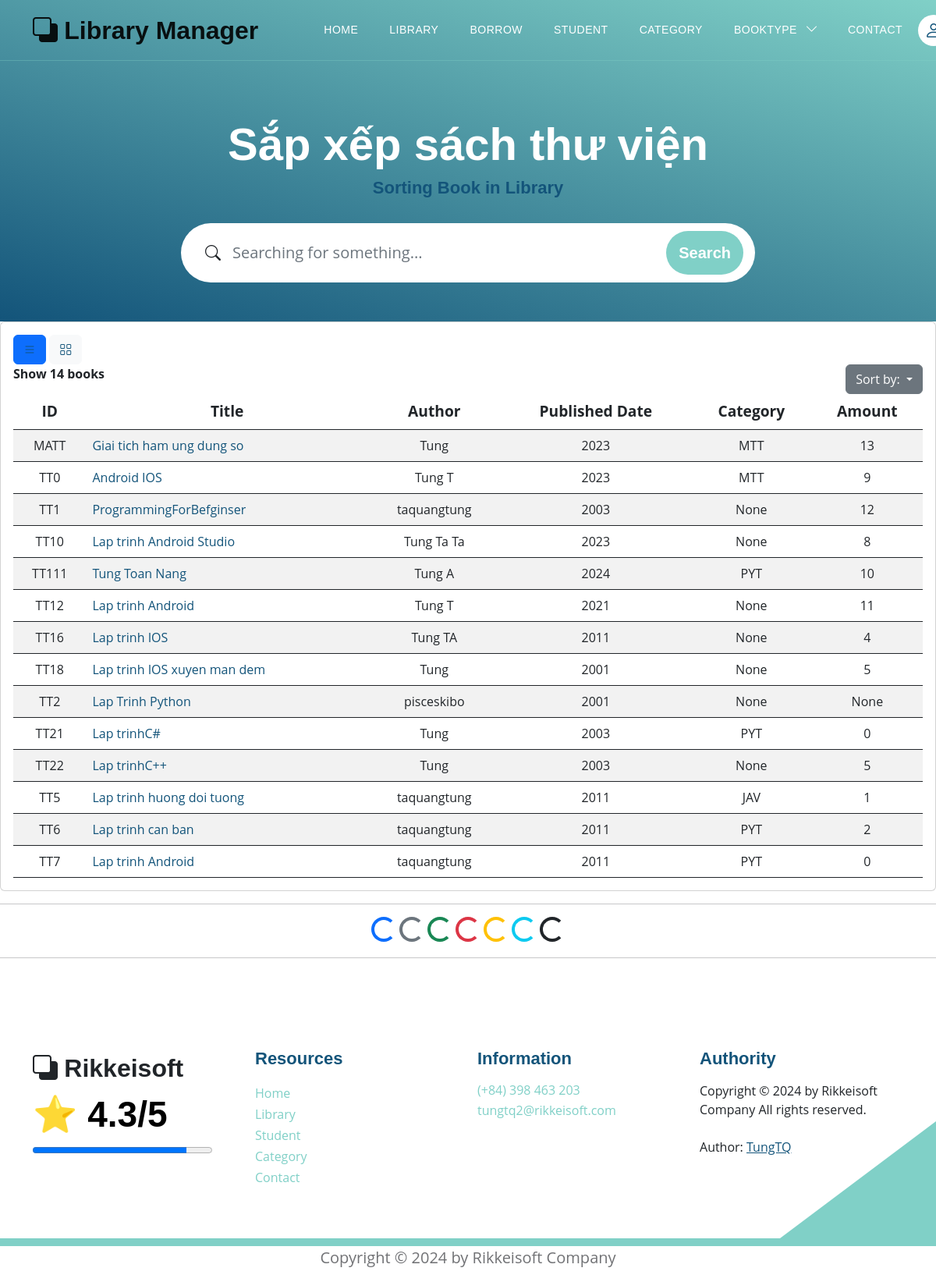
Before: /books/sort_books?bookview=0&choice=id with the older database file.
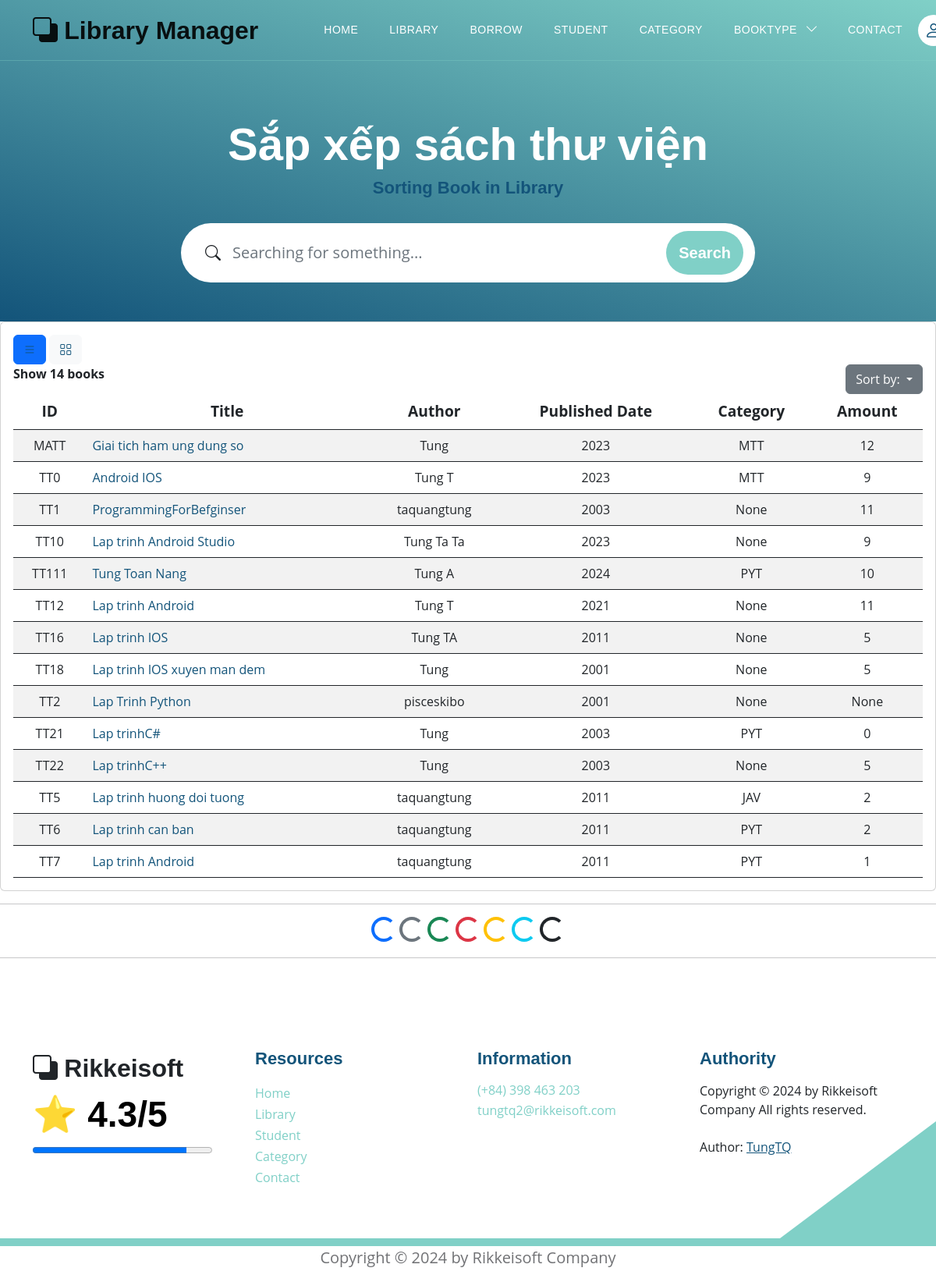
After: the same page with the newer database file.
### models.py (models this page shows, shortened)
class Book(Base):
    __tablename__ = 'books'
    username_id = Column(String(30), ForeignKey('users.username'), nullable=False)
    id_book = Column(String(30), primary_key=True, unique=True, index=True)         # Số thứ tự sách
    title = Column(String(100), index=True)      # Tiêu đề sách
    author = Column(String(100), index=True)     # Tác giả
    year = Column(Integer)                  # Năm xuất bản
    quantity_amount = Column(Integer, index=True, default=0)
    category_id = Column(String(10), ForeignKey('category.category_id'), nullable=False)
    insert_at = Column(DateTime, index=True)
    insert_id = Column(String(30), index=True)
    update_at = Column(DateTime,index=True)
    update_id = Column(String(30), index=True)
    delete_at = Column(DateTime,index=True)
    delete_id = Column(String(30), index=True)
    delete_flag = Column(Integer, index=True)
    image_book = Column(String(100), index=True, nullable=True)         # Đường dẫn tới ảnh của sách
    pdf_book = Column(String(100), index=True, nullable=True)           # Đường dẫn tới file PDF của sách
    user = relationship("User", back_populates="books")
    category = relationship("Category", back_populates="category_books")
    borrows = relationship("BorrowBook", back_populates="book_borrow")
    borrowfinal = relationship("BorrowBookFinal", back_populates="book_borrow_final")

class Category(Base):
    __tablename__ = 'category'
    category_id = Column(String(10), primary_key=True, index=True)
    category_name = Column(String(50), index=True)
    insert_at = Column(DateTime, index=True)
    insert_id = Column(String(30), index=True)
    update_at = Column(DateTime,index=True)
    update_id = Column(String(30), index=True)
    delete_at = Column(DateTime,index=True)
    delete_id = Column(String(30), index=True)
    delete_flag = Column(Integer, index=True)
    category_books = relationship("Book", back_populates="category")

### routers/book.py (the view)
@router.get('/books/sort_books', response_class=HTMLResponse)
async def sort_books(bookview: int, choice: str, request: Request, db: Session = Depends(models.get_db)):
    mean_star = function.get_mean_star(db)
    all_category2 = db.query(models.Category).filter(models.Category.delete_flag != 1).all()
    if choice == "year":
        books = db.query(models.Book).order_by(models.Book.year)
    elif choice == "id":
        books = db.query(models.Book).order_by(models.Book.id_book)
    elif choice == "name":
        books = db.query(models.Book).order_by(models.Book.title)
    books = books.filter(models.Book.delete_flag != 1).all()
    total_books = db.query(models.Book).filter(models.Book.delete_flag == 0).count()
    return templates.TemplateResponse("sorting_book.html", {
        "request": request,
        "books": books,
        "total_books": total_books,
        "bookview": bookview,
        "mean_star": mean_star,
        "all_category2": all_category2})

### templates/sorting_book.html (shortened to what this page needs)
{% extends "base.html" %}
{% block content %}
<section class="hero-section d-flex justify-content-center align-items-center" id="section_1"
    style="padding-bottom: 50px;">
    <div class="container">
        <div class="row">
            <div class="col-lg-8 col-12 mx-auto">
                <h1 class="text-white text-center"> Sắp xếp sách thư viện </h1>
                <h6 class="text-center"> Sorting Book in Library </h6>
                <form method="get" action="/books/search_book?bookview={{bookview}}"
                    class="custom-form mt-4 pt-2 mb-lg-0 mb-5" role="search">
                    <div class="input-group input-group-lg">
                        <span class="input-group-text bi-search" id="basic-addon1"></span>
                        <input name="searching" type="search" class="form-control" id="searching"
                            placeholder="Searching for something..." aria-label="Search Anywhere">
                        <button type="submit" class="btn btn-primary">Search</button>
                    </div>
                </form>
            </div>
        </div>
    </div>
</section>
<div class="card card-table comman-shadow">
    <div class="card-body">
        <div class="table-responsive">
            <div id="DataTables_Table_0_wrapper" class="dataTables_wrapper no-footer">
                <div class="row">
                    {% if bookview == 0 %}
                    <div class="container">
                        <div class="button-container">
                            <button class="btn btn-primary button">
                                <a href="/books?bookview=0">
                                    <i class="bi bi-list"></i>
                                </a>
                            </button>
                            <button class="btn btn-light button">
                                <a href="/books?bookview=1">
                                    <i class="bi bi-grid"></i>
                                </a>
                            </button>
                        </div>
                    </div>
                    {% endif %}
                    <div class="col-md-6">
                        <div class="dataTables_length" id="DataTables_Table_0_length">
                            <label> <b> Show {{total_books}} books </b>
                            </label>
                        </div>
                    </div>
                    <div class="col-md-6 text-md-end">
                        <div class="dropdown">
                            <button class="btn btn-secondary dropdown-toggle" type="button" data-bs-toggle="dropdown"
                                aria-expanded="false">
                                Sort by:
                            </button>
                        </div>
                    </div>
                </div>
                {% if bookview == 0 %}
                <table
                    class="table border-0 star-student table-hover table-center mb-0 datatable table-striped dataTable no-footer"
                    id="DataTables_Table_0" aria-describedby="DataTables_Table_0_info">
                    <thead class="student-thread">
                        <tr style="text-align: center; font-size:larger;">
                            <th rowspan="1" colspan="1" aria-label="ID: activate to sort column ascending">ID</th>
                            <th rowspan="1" colspan="1" aria-label="Title: activate to sort column ascending">Title</th>
                            <th rowspan="1" colspan="1" aria-label="Author: activate to sort column ascending">Author
                            </th>
                            <th rowspan="1" colspan="1" aria-label="Published Date: activate to sort column ascending">
                                Published Date</th>
                            <th rowspan="1" colspan="1" aria-label="Category: activate to sort column ascending">
                                Category</th>
                            <th rowspan="1" colspan="1" aria-label="Action: activate to sort column ascending">Amount
                            </th>
                        </tr>
                    </thead>
                    <tbody>
                        <form action="">
                            {% for book in books %}
                            <tr class="{% if loop.index is even %} even {% else %}odd{% endif %}">
                                <td style="text-align: center;">{{ book.id_book }}</td>
                                <td> <a href="/books/detail_book?choice_book={{book.id_book}}">{{ book.title }}</a></td>
                                <td style="text-align: center;">{{ book.author }}</td>
                                <td style="text-align: center;">{{ book.year }}</td>
                                <td style="text-align: center;">{{ book.category }}</td>
                                <td style="text-align: center;">{{ book.quantity_amount }}</td>
                            </tr>
                            {% endfor %}
                        </form>
                    </tbody>
                </table>
                {% endif %}
            </div>
        </div>
    </div>
</div>
<hr>
<div style="text-align: center;">
    <div class="spinner-border text-primary" role="status">
    </div>
    <div class="spinner-border text-secondary" role="status">
    </div>
    <div class="spinner-border text-success" role="status">
    </div>
    <div class="spinner-border text-danger" role="status">
    </div>
    <div class="spinner-border text-warning" role="status">
    </div>
    <div class="spinner-border text-info" role="status">
    </div>
    <div class="spinner-border text-dark" role="status">
    </div>
</div>
<hr>
{% endblock content %}

### templates/base.html (shortened to what this page needs)
<!DOCTYPE html>
<html lang="en">
<head>
    <link href="/static/css/bootstrap.min.css" rel="stylesheet">
    <link href="/static/css/bootstrap-icons.css" rel="stylesheet">
    <link href="/static/css/templatemo-topic-listing.css" rel="stylesheet">
</head>
<body id="top">
    <main>
        <div id="sticky-wrapper" class="sticky-wrapper" style="height: 78px;">
            <nav class="navbar navbar-expand-lg bg-body-tertiary">
                <div class="container">
                    <a class="navbar-brand" href="/">
                        <i class="bi-back"></i>
                        <span> Library Manager </span>
                    </a>
                    <div class="collapse navbar-collapse" id="navbarNav">
                        <ul class="navbar-nav ms-lg-5 me-lg-auto">
                            <li class="nav-item">
                                <a class="nav-link click-scroll" href="/"> Home </a>
                            </li>
                            <li class="nav-item">
                                <a class="nav-link click-scroll" href="/books?bookview=0"> Library </a>
                            </li>
                            <li class="nav-item">
                                <a class="nav-link click-scroll" href="/books/all_borrowed_book"> Borrow </a>
                            </li>
                            <li class="nav-item">
                                <a class="nav-link click-scroll" href="/users"> Student </a>
                            </li>
                            <li class="nav-item">
                                <a class="nav-link click-scroll" href="/category_books"> Category </a>
                            </li>
                            <li class="nav-item dropdown">
                                <a class="nav-link dropdown-toggle" id="navbarDropdownMenuLink" role="button" data-toggle="dropdown" aria-haspopup="true" aria-expanded="false">
                                  BookType
                                </a>
                            </li>
                            <li class="nav-item">
                                <a class="nav-link click-scroll" href="/contact"> Contact </a>
                            </li>
                        </ul>
                        <div class="d-none d-lg-block">
                            {% if request.cookies.get('token') %}
                            <div class="dropdown">
                                <button class="btn btn-secondary dropdown-toggle" type="button"
                                    data-bs-toggle="dropdown" aria-expanded="false">
                                    <a href="/profile" class="navbar-icon bi-person smoothscroll"> </a> {{request.cookies.get('username')}}
                                </button>
                                <ul class="dropdown-menu">
                                    <li> <a href="/profile" class="navbar-icon bi-person smoothscroll"> </a> {{
                                        request.cookies.get('username') }}</li>
                                    <li><a class="dropdown-item" href="/logout"> Logout </a></li>
                                </ul>
                            </div>
                            {% else %}
                            <a href="/login" class="navbar-icon bi-person smoothscroll"></a>
                            {% endif %}
                        </div>
                    </div>
                </div>
            </nav>
        </div>
    </main>
    {% block content %}{% endblock content %}
</body>
<footer class="site-footer section-padding">
    <div class="container">
        <div class="row">
            <div class="col-lg-3 col-12 mb-4 pb-2">
                <a class="navbar-brand mb-2" href="/">
                    <i class="bi-back"></i>
                    <span> Rikkeisoft </span>
                </a>
                <h2>⭐ {{mean_star}}/5 </h2>
                <progress max="100" value="{{ mean_star*20 }}" style="width: 230px;"></progress>
            </div>
            <div class="col-lg-3 col-md-4 col-6">
                <h6 class="site-footer-title mb-3">Resources</h6>
                <ul class="site-footer-links">
                    <li class="site-footer-link-item">
                        <a href="/" class="site-footer-link"> Home </a>
                    </li>
                    <li class="site-footer-link-item">
                        <a href="/books?bookview=0" class="site-footer-link"> Library </a>
                    </li>
                    <li class="site-footer-link-item">
                        <a href="/users" class="site-footer-link"> Student </a>
                    </li>
                    <li class="site-footer-link-item">
                        <a href="/category_books" class="site-footer-link"> Category </a>
                    </li>
                    <li class="site-footer-link-item">
                        <a href="/contact" class="site-footer-link"> Contact </a>
                    </li>
                </ul>
            </div>
            <div class="col-lg-3 col-md-4 col-6 mb-4 mb-lg-0">
                <h6 class="site-footer-title mb-3"> Information </h6>
                <p class="text-white d-flex mb-1">
                    <a href="tel: 0398463203" class="site-footer-link">
                        (+84) 398 463 203
                    </a>
                </p>
                <p class="text-white d-flex">
                    <a href="mailto:tungtq2@rikkeisoft.com" class="site-footer-link">
                        tungtq2@rikkeisoft.com
                    </a>
                </p>
            </div>
            <div class="col-lg-3 col-md-4 col-12 mt-4 mt-lg-0 ms-auto">
                <h6 class="site-footer-title mb-3"> Authority </h6>
                Copyright © 2024 by Rikkeisoft Company All rights reserved.
                <br><br> Author: <a rel="nofollow" href="https://github.com/pisceskibo" target="_blank"> <u> TungTQ </u>
                </a>
            </div>
        </div>
    </div>
</footer>
<p style="text-align: center;"> Copyright © 2024 by Rikkeisoft Company </p>
</html>

Changed rows visible on the page:
changed Book "MATT": quantity_amount "13" → "12"
changed Book "TT1": quantity_amount "12" → "11"
changed Book "TT10": quantity_amount "8" → "9"
changed Book "TT16": quantity_amount "4" → "5"
changed Book "TT5": quantity_amount "1" → "2"
changed Book "TT7": quantity_amount "0" → "1"
